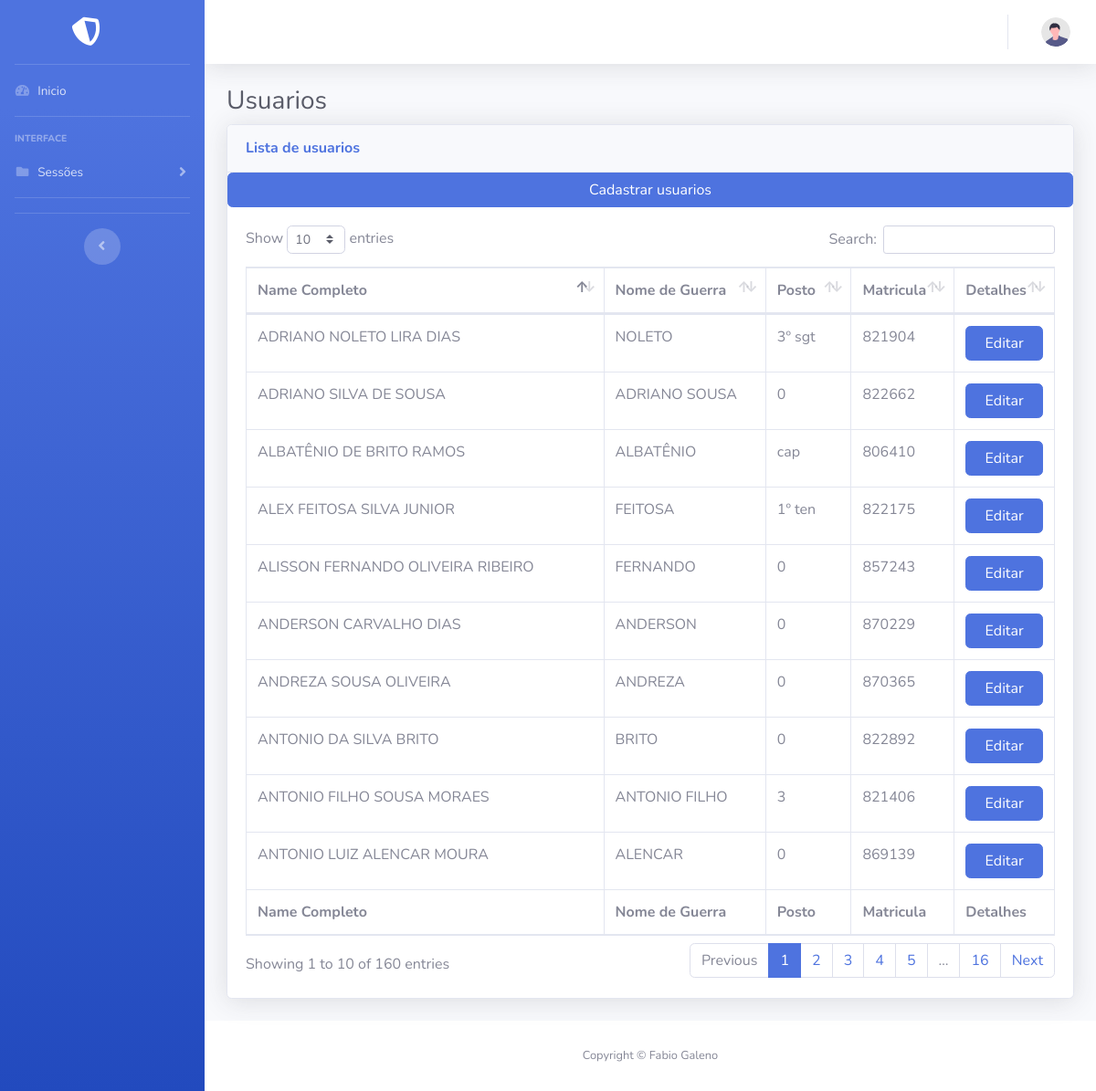
Screenshot of /usuario.php with the database file from the repository.
### tables this page shows
CREATE TABLE `usuario` (
  `id` int(10) NOT NULL,
  `nome_completo` varchar(40) NOT NULL,
  `nome_de_guerra` varchar(15) NOT NULL,
  `posto_usuario` varchar(20) DEFAULT NULL,
  `classe_usuario` varchar(8) DEFAULT NULL,
  `funcao_usuario` varchar(30) DEFAULT NULL,
  `telefone_usuario` bigint(15) DEFAULT NULL,
  `senha_usuario` varchar(255) NOT NULL,
  `cia` int(3) NOT NULL,
  `situacao` enum('HABILITADO','DESABILITADO') DEFAULT NULL
);

### usuario.php (the view, shortened to what this page needs)
<?php
    include('conexao/conexao.php');
?>
<!DOCTYPE html>
<html lang="pt-br">
<head>
    <link href="vendor/fontawesome-free/css/all.min.css" rel="stylesheet" type="text/css">
    <link href="css/sb-admin-2.min.css" rel="stylesheet">
    <link href="vendor/datatables/dataTables.bootstrap4.min.css" rel="stylesheet">
</head>
<body id="page-top">
    <div id="wrapper">
        <ul class="navbar-nav bg-gradient-primary sidebar sidebar-dark accordion" id="accordionSidebar">
            <a class="sidebar-brand d-flex align-items-center justify-content-center" href="home.php">
                <div class="sidebar-brand-icon rotate-n-15">
                <i class="fas fa-shield-alt"></i>
                </div>
            </a>
            <hr class="sidebar-divider my-0">
            <li class="nav-item">
                <a class="nav-link" href="home.php">
                    <i class="fas fa-fw fa-tachometer-alt"></i>
                    <span>Inicio</span></a>
            </li>
            <hr class="sidebar-divider">
            <div class="sidebar-heading">
                Interface
            </div>
            <li class="nav-item">
                <a class="nav-link collapsed" href="#" data-toggle="collapse" data-target="#collapseTwo"
                    aria-expanded="true" aria-controls="collapseTwo">
                    <i class="fas fa-fw fa-folder"></i>
                    <span>Sessões</span>
                </a>
            </li>
            <hr class="sidebar-divider">
            <hr class="sidebar-divider d-none d-md-block">
            <div class="text-center d-none d-md-inline">
                <button class="rounded-circle border-0" id="sidebarToggle"></button>
            </div>
        </ul>
        <div id="content-wrapper" class="d-flex flex-column">
            <div id="content">
                <nav class="navbar navbar-expand navbar-light bg-white topbar mb-4 static-top shadow">
                    <ul class="navbar-nav ml-auto">
                        <li class="nav-item dropdown no-arrow">
                            <a class="nav-link dropdown-toggle" href="#" id="userDropdown" role="button"
                                data-toggle="dropdown" aria-haspopup="true" aria-expanded="false">
                                <img class="img-profile rounded-circle"
                                    src="img/undraw_profile.svg">
                            </a>
                        </li>
                    </ul>
                </nav>
                <div class="container-fluid">
                    <h1 class="h3 mb-2 text-gray-800">Usuarios</h1>
                    <div class="card shadow mb-4">
                        <div class="card-header py-3">
                            <h6 class="m-0 font-weight-bold text-primary">Lista de usuarios</h6>
                        </div>
                        <a class="btn btn-primary" href="cadastroUsuario.php" type="button">Cadastrar usuarios</a>
                        <div class="card-body">
                            <div class="table-responsive">
                                <table class="table table-bordered" id="dataTable" width="100%" cellspacing="0">
                                    <thead>
                                        <tr>
                                            <th>Name Completo</th>
                                            <th>Nome de Guerra</th>
                                            <th>Posto</th>
                                            <th>Matricula</th>
                                            <th>Detalhes</th>
                                        </tr>
                                    </thead>
                                    <tfoot>
                                        <tr>
                                            <th>Name Completo</th>
                                            <th>Nome de Guerra</th>
                                            <th>Posto</th>
                                            <th>Matricula</th>
                                            <th>Detalhes</th>
                                        </tr>
                                    </tfoot>
                                    <tbody>
                                        <?php
                                            function decryptData($encryptedData) {
                                                return $encryptedData;
                                            }
                                            $sql = "SELECT * FROM usuario";
                                            $result = mysqli_query($conn, $sql) or die("Erro ao tentar consultar Usuários!!!");
                                            while ($row = mysqli_fetch_assoc($result)) {
                                                $idMatricula = $row['id'];
                                                $nome = $row['nome_completo'];
                                                $nomeGuerra = $row['nome_de_guerra'];
                                                $posto = $row['posto_usuario'];
                                                $postoencript = decryptData($posto);
                                                echo "<tr>";
                                                echo "<td>".$nome."</td>";
                                                echo "<td>".$nomeGuerra."</td>";
                                                echo "<td>".$postoencript."</td>";
                                                echo "<td>".$idMatricula."</td>";
                                            ?>
                                                <th>
                                                    <a href="usuario/updateUsuario.php?updAdministra=<?php echo $id=$row['id'];?>" class="btn btn-primary w-100">Editar</a>
                                                </th>
                                            <?php
                                                echo "</tr>";
                                            }
                                        ?>
                                    </tbody>
                                </table>
                            </div>
                        </div>
                    </div>
                </div>
            </div>
            <footer class="sticky-footer bg-white">
                <div class="container my-auto">
                    <div class="copyright text-center my-auto">
                        <span>Copyright &copy; Fabio Galeno</span>
                    </div>
                </div>
            </footer>
        </div>
    </div>
</body>
</html>

### rows the page displays
usuario: nome_completo "ALBATÊNIO DE BRITO RAMOS", nome_de_guerra "ALBATÊNIO", posto_usuario "cap", id "806410"
usuario: nome_completo "ANTONIO FILHO SOUSA MORAES", nome_de_guerra "ANTONIO FILHO", posto_usuario "3", id "821406"
usuario: nome_completo "ADRIANO NOLETO LIRA DIAS", nome_de_guerra "NOLETO", posto_usuario "3º sgt", id "821904"
usuario: nome_completo "ALEX FEITOSA SILVA JUNIOR", nome_de_guerra "FEITOSA", posto_usuario "1º ten", id "822175"
usuario: nome_completo "ADRIANO SILVA DE SOUSA", nome_de_guerra "ADRIANO SOUSA", posto_usuario "0", id "822662"
usuario: nome_completo "ANTONIO DA SILVA BRITO", nome_de_guerra "BRITO", posto_usuario "0", id "822892"
usuario: nome_completo "ALISSON FERNANDO OLIVEIRA RIBEIRO", nome_de_guerra "FERNANDO", posto_usuario "0", id "857243"
usuario: nome_completo "ANTONIO LUIZ ALENCAR MOURA", nome_de_guerra "ALENCAR", posto_usuario "0", id "869139"
usuario: nome_completo "ANDERSON CARVALHO DIAS", nome_de_guerra "ANDERSON", posto_usuario "0", id "870229"
usuario: nome_completo "ANDREZA SOUSA OLIVEIRA", nome_de_guerra "ANDREZA", posto_usuario "0", id "870365"
